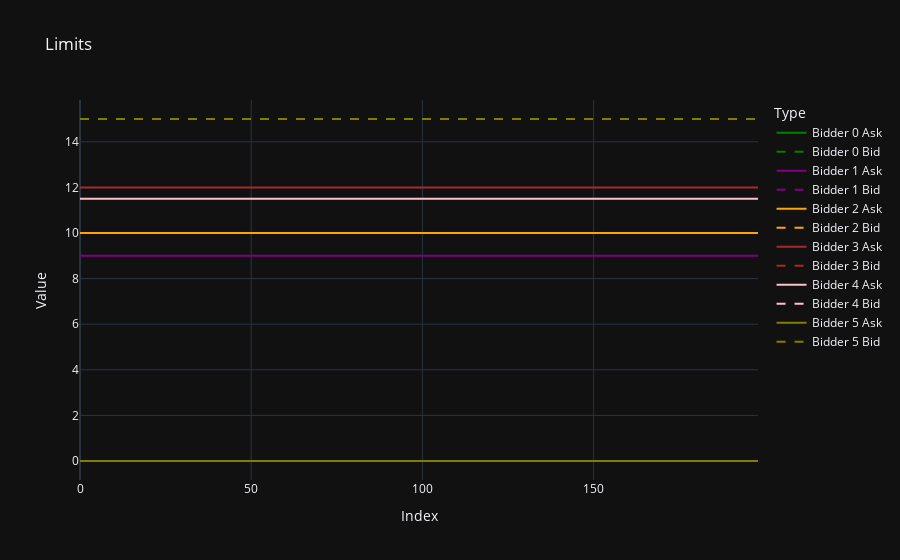

Write notebook code for a chart like this one.
### Code cell
### Limits

fig = go.Figure()

for bidder in range(n):
    fig.add_trace(go.Scatter(
        #x=bid_data['index'],
        y=df_limit_sell[f'bidder_{bidder}'],
        mode='lines',
        name=f'Bidder {bidder} Ask',
        line=dict(width=2, color=bidder_colors[bidder])  # Adjust line width if necessary
    ))
    
    fig.add_trace(go.Scatter(
        #x=bid_data['index'],
        y=df_limit_buy[f'bidder_{bidder}'],
        mode='lines',
        name=f'Bidder {bidder} Bid',
        line=dict(width=2, color=bidder_colors[bidder], dash='dash')  # Adjust line width if necessary
    ))

# Update layout
fig.update_layout(
    title='Limits',
    xaxis_title='Index',
    yaxis_title='Value',
    legend_title='Type'
)

# Show the plot
fig.show()

### Figure 1 — Plotly figure (JSON) as saved in the notebook; plotly's stock layout.template omitted (floating-point values rounded to 4 significant figures; data arrays with more than 128 entries replaced by an {"elided": "..."} marker saying what was removed)
{"data": [{"line": {"color": "green", "width": 2}, "mode": "lines", "name": "Bidder 0 Ask", "y": {"elided": "199 float values"}, "type": "scatter"}, {"line": {"color": "green", "dash": "dash", "width": 2}, "mode": "lines", "name": "Bidder 0 Bid", "y": {"elided": "199 float values"}, "type": "scatter"}, {"line": {"color": "purple", "width": 2}, "mode": "lines", "name": "Bidder 1 Ask", "y": {"elided": "199 float values"}, "type": "scatter"}, {"line": {"color": "purple", "dash": "dash", "width": 2}, "mode": "lines", "name": "Bidder 1 Bid", "y": {"elided": "199 float values"}, "type": "scatter"}, {"line": {"color": "orange", "width": 2}, "mode": "lines", "name": "Bidder 2 Ask", "y": {"elided": "199 float values"}, "type": "scatter"}, {"line": {"color": "orange", "dash": "dash", "width": 2}, "mode": "lines", "name": "Bidder 2 Bid", "y": {"elided": "199 float values"}, "type": "scatter"}, {"line": {"color": "brown", "width": 2}, "mode": "lines", "name": "Bidder 3 Ask", "y": {"elided": "199 float values"}, "type": "scatter"}, {"line": {"color": "brown", "dash": "dash", "width": 2}, "mode": "lines", "name": "Bidder 3 Bid", "y": {"elided": "199 float values"}, "type": "scatter"}, {"line": {"color": "pink", "width": 2}, "mode": "lines", "name": "Bidder 4 Ask", "y": {"elided": "199 float values"}, "type": "scatter"}, {"line": {"color": "pink", "dash": "dash", "width": 2}, "mode": "lines", "name": "Bidder 4 Bid", "y": {"elided": "199 float values"}, "type": "scatter"}, {"line": {"color": "olive", "width": 2}, "mode": "lines", "name": "Bidder 5 Ask", "y": {"elided": "199 float values"}, "type": "scatter"}, {"line": {"color": "olive", "dash": "dash", "width": 2}, "mode": "lines", "name": "Bidder 5 Bid", "y": {"elided": "199 float values"}, "type": "scatter"}], "layout": {"title": {"text": "Limits"}, "xaxis": {"title": {"text": "Index"}}, "yaxis": {"title": {"text": "Value"}}, "legend": {"title": {"text": "Type"}}}}
